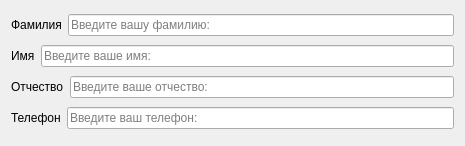
<?xml version="1.0" encoding="UTF-8"?>
<ui version="4.0">
 <class>Form</class>
 <widget class="QWidget" name="Form">
  <property name="geometry">
   <rect>
    <x>0</x>
    <y>0</y>
    <width>465</width>
    <height>146</height>
   </rect>
  </property>
  <property name="windowTitle">
   <string>Form</string>
  </property>
  <layout class="QVBoxLayout" name="verticalLayout">
   <item>
    <layout class="QHBoxLayout" name="horizontalLayout">
     <item>
      <widget class="QLabel" name="labelSurname">
       <property name="text">
        <string>Фамилия</string>
       </property>
      </widget>
     </item>
     <item>
      <widget class="QLineEdit" name="lineSurname">
       <property name="placeholderText">
        <string>Введите вашу фамилию:</string>
       </property>
      </widget>
     </item>
    </layout>
   </item>
   <item>
    <layout class="QHBoxLayout" name="horizontalLayout_2">
     <item>
      <widget class="QLabel" name="labelName">
       <property name="text">
        <string>Имя</string>
       </property>
      </widget>
     </item>
     <item>
      <widget class="QLineEdit" name="lineName">
       <property name="placeholderText">
        <string>Введите ваше имя:</string>
       </property>
      </widget>
     </item>
    </layout>
   </item>
   <item>
    <layout class="QHBoxLayout" name="horizontalLayout_3">
     <item>
      <widget class="QLabel" name="labelmiddle">
       <property name="text">
        <string>Отчество</string>
       </property>
      </widget>
     </item>
     <item>
      <widget class="QLineEdit" name="lineMiddle">
       <property name="placeholderText">
        <string>Введите ваше отчество:</string>
       </property>
      </widget>
     </item>
    </layout>
   </item>
   <item>
    <layout class="QHBoxLayout" name="horizontalLayout_4">
     <item>
      <widget class="QLabel" name="labelPhone">
       <property name="text">
        <string>Телефон</string>
       </property>
      </widget>
     </item>
     <item>
      <widget class="QLineEdit" name="linePhone">
       <property name="focusPolicy">
        <enum>Qt::FocusPolicy::NoFocus</enum>
       </property>
       <property name="placeholderText">
        <string>Введите ваш телефон:</string>
       </property>
      </widget>
     </item>
    </layout>
   </item>
  </layout>
 </widget>
 <resources/>
 <connections/>
</ui>
